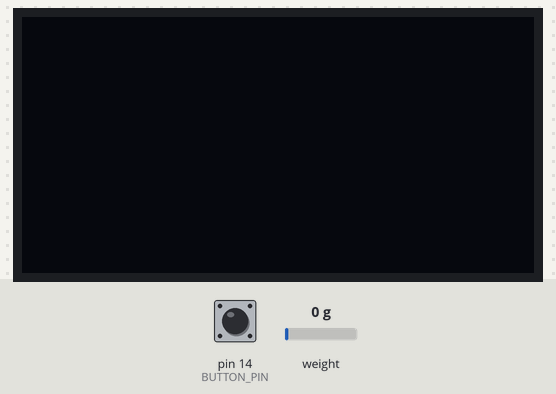
Simulated run of this sketch. Board: Arduino Uno, built with avr-gcc and run on an emulated ATmega328P. Shown: 128×64 one-colour display. The test bench sets the inputs (shaded band); at power-on: weight on the scale 0 g, pin 14 (BUTTON_PIN) HIGH. What the sketch prints to the serial monitor is not drawn.

Above: at 4.2 s.
4.3 s: weight on the scale set to 100 g
At 5.2 s:
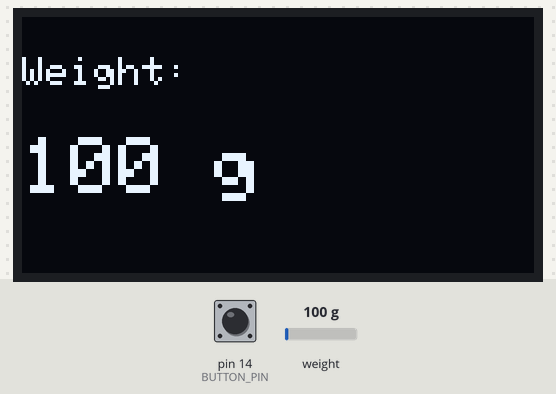
5.9 s: pin 14 (BUTTON_PIN) pulled LOW for 1 s
At 8.3 s:
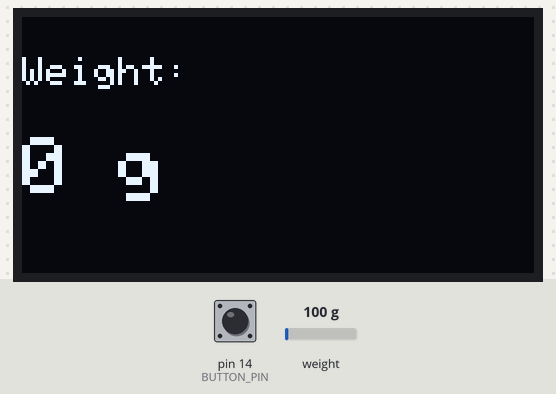
8.8 s: weight on the scale set to 1250 g
At 8.99 s:
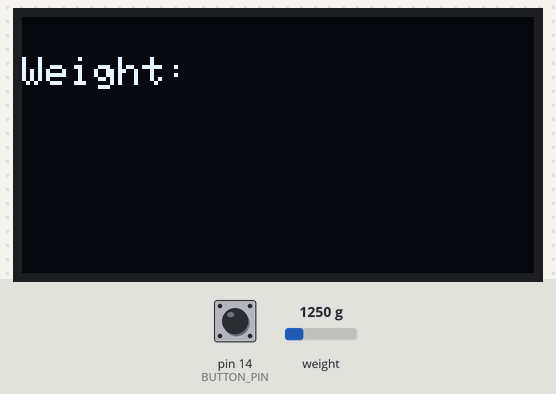
10.5 s: weight on the scale set to 2500 g
At 11.5 s:
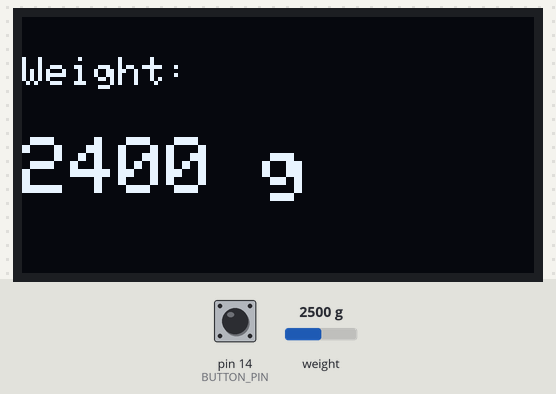
Timing chart, 0 to 13.1 s (numbered marks = the images above; inputs shaded):
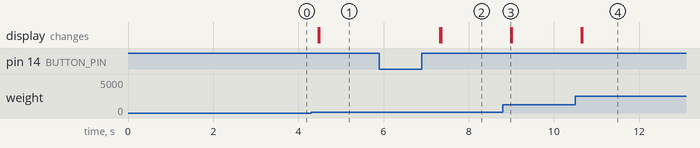

Measured:
- after the input at 4.3 s, the display: first changes after 0.16 s (image 1 shows a later state)
- after the input at 5.9 s, the display: first changes after 1.4 s (image 2 shows a later state)
- after the input at 8.8 s, the display: changes after 0.18 s (image 3)
- after the input at 10.5 s, the display: first changes after 0.14 s (image 4 shows a later state)

The sketch:

ESP8266_HX711_OLED.ino
```cpp
// Complete project details at https://RandomNerdTutorials.com/esp8266-load-cell-hx711/
// Library HX711 by Bogdan Necula: https://github.com/bogde/HX711
// Library: pushbutton by polulu: https://github.com/pololu/pushbutton-arduino

#include <Arduino.h>
#include "HX711.h"
#include <Wire.h>
#include <Adafruit_GFX.h>
#include <Adafruit_SSD1306.h>
#include <Pushbutton.h>

// HX711 circuit wiring
const int LOADCELL_DOUT_PIN = 12;
const int LOADCELL_SCK_PIN = 13;

HX711 scale;
int reading;
int lastReading;
//REPLACE WITH YOUR CALIBRATION FACTOR
#define CALIBRATION_FACTOR -478.507

//OLED Display
#define SCREEN_WIDTH 128 // OLED display width, in pixels
#define SCREEN_HEIGHT 64 // OLED display height, in pixels

// Declaration for an SSD1306 display connected to I2C (SDA, SCL pins)
#define OLED_RESET     -1 // Reset pin # (or -1 if sharing Arduino reset pin)
Adafruit_SSD1306 display(SCREEN_WIDTH, SCREEN_HEIGHT, &Wire, OLED_RESET);

//Button
#define BUTTON_PIN 14
Pushbutton button(BUTTON_PIN);

void displayWeight(int weight){
  display.clearDisplay();
  display.setTextSize(1);
  display.setTextColor(WHITE);
  display.setCursor(0, 10);
  // Display static text
  display.println("Weight:");
  display.display();
  display.setCursor(0, 30);
  display.setTextSize(2);
  display.print(weight);
  display.print(" ");
  display.print("g");
  display.display();
}

void setup() {
  Serial.begin(115200);

  if(!display.begin(SSD1306_SWITCHCAPVCC, 0x3C)) {
    Serial.println(F("SSD1306 allocation failed"));
    for(;;);
  }
  delay(2000);
  display.clearDisplay();
  display.setTextColor(WHITE);

  Serial.println("Initializing the scale");
  scale.begin(LOADCELL_DOUT_PIN, LOADCELL_SCK_PIN);

  scale.set_scale(CALIBRATION_FACTOR);   // this value is obtained by calibrating the scale with known weights
  scale.tare();               // reset the scale to 0
}

void loop() {

  if (button.getSingleDebouncedPress()){
    Serial.print("tare...");
    scale.tare();
  }

  if (scale.wait_ready_timeout(200)) {
    reading = round(scale.get_units());
    Serial.print("Weight: ");
    Serial.println(reading);
    if (reading != lastReading){
      displayWeight(reading);
    }
    lastReading = reading;
  }
  else {
    Serial.println("HX711 not found.");
  }
}
```
